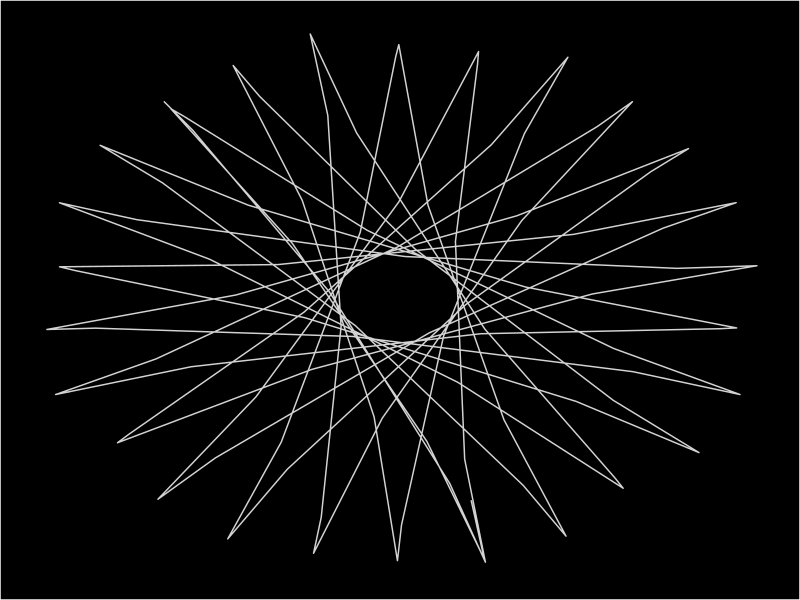
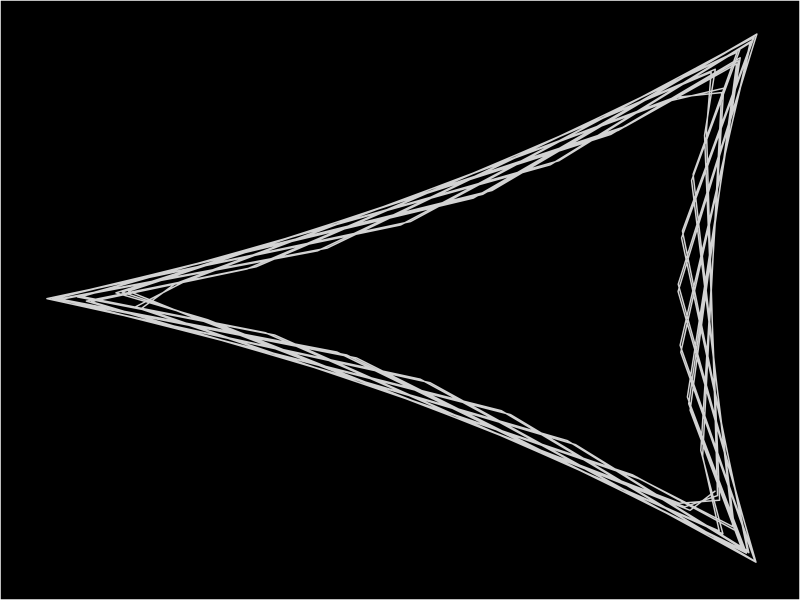
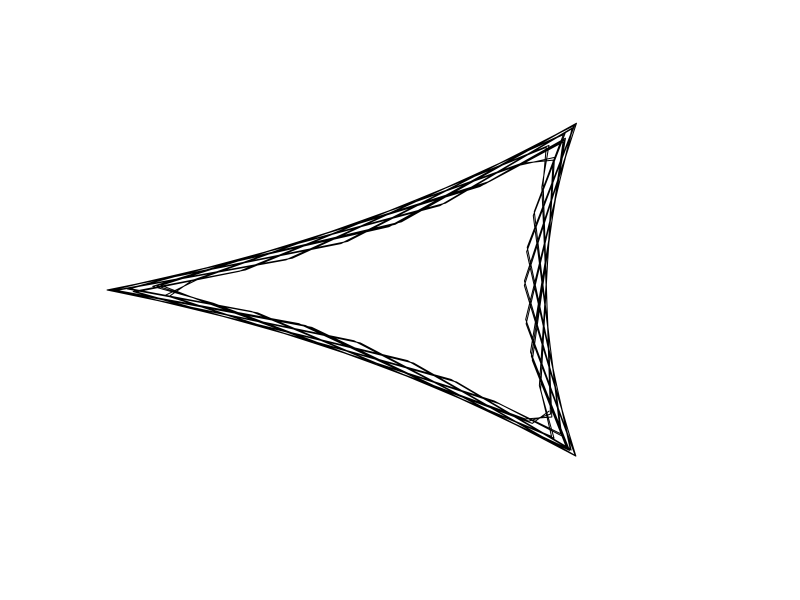
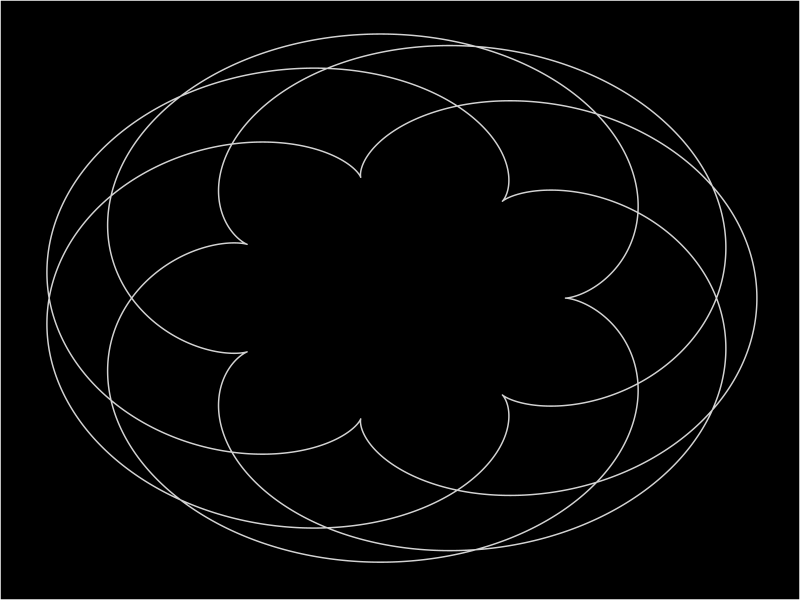
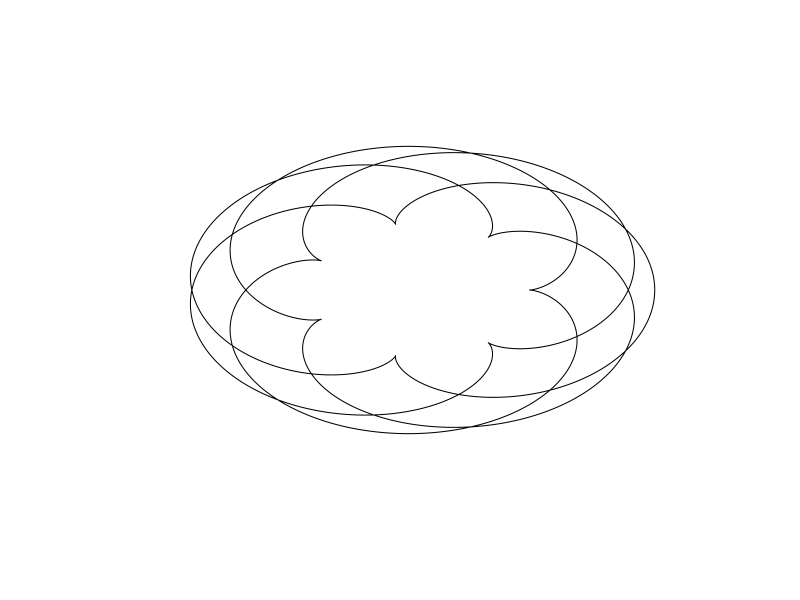
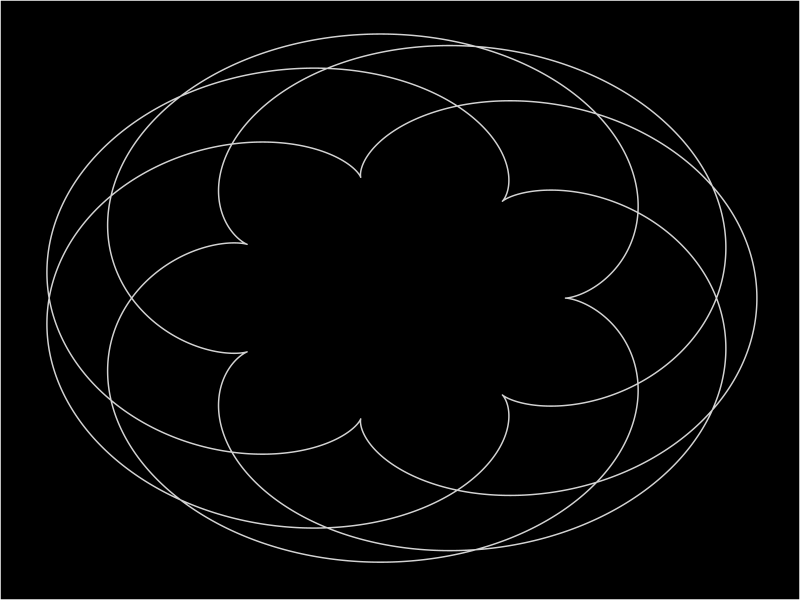
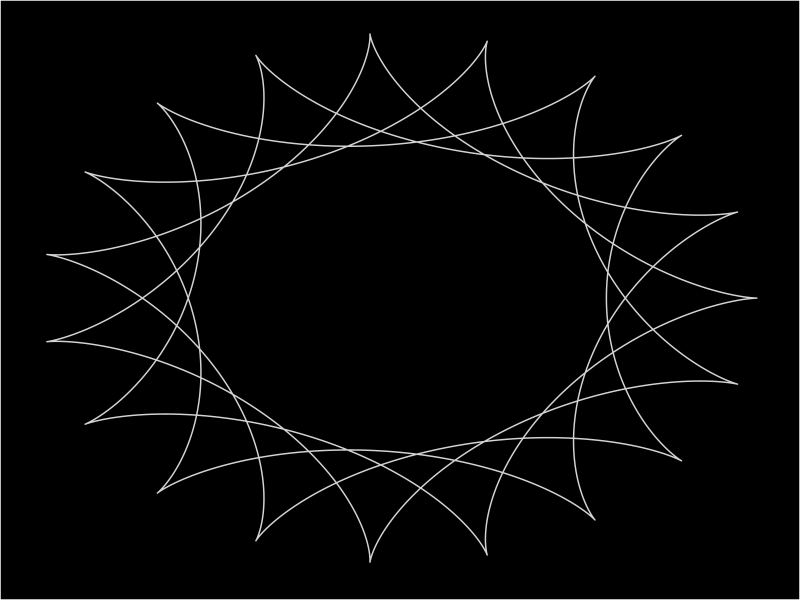
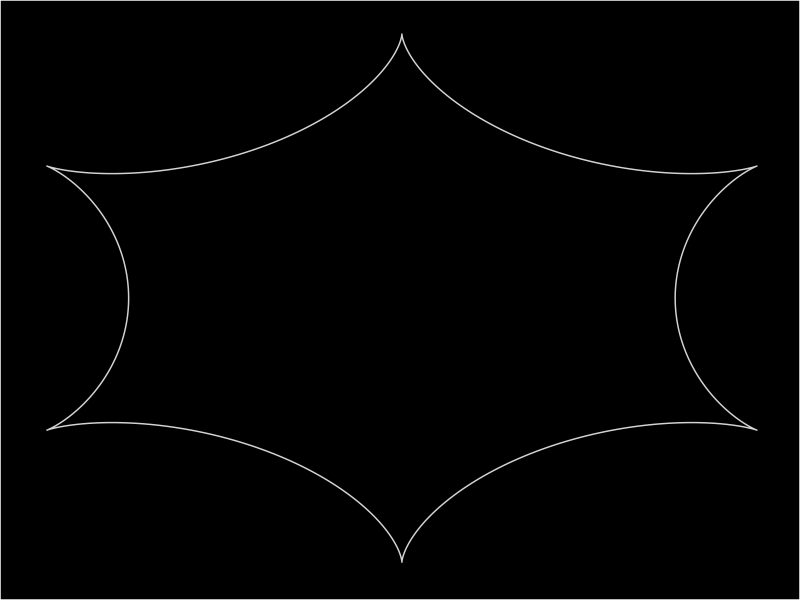

The R source for these figures, in order:
## https://cdr6934.medium.com/how-i-used-excel-to-create-abstract-album-artwork-fee740d4414f
library(tidyverse)
valX <- function(t,a,b){ ( (a-b) * cos(t) ) + b*cos(t* ((a/b)-1))}
valY <- function(t,a,b){ ( (a-b) * sin(t) ) + b*sin(t* ((a/b)-1))}

emptyCanvas <- function(pltLimit = 5 ){
  plot(0, 0,
       xlim=c(-pltLimit,pltLimit),
       ylim=c(-pltLimit,pltLimit),
       col = "transparent", xlab = "", ylab = "", axes=F)
}

drawSpirograph <- function(a=4,b=15,step=1){
  
  x = c()
  y = c()
  for (t in seq(1,100,step)){
    x <- c(x,valX(t,a,b))
    y <- c(y,valY(t,a,b))
  }
  out <- data.frame( cbind(x,y))
  
  spiro <- ggplot(out,aes(x=x,y=y)) +
    geom_path(color='lightgray') +
    theme(
      axis.ticks =   element_blank(),
      axis.text =    element_blank(),
      axis.title =   element_blank(),
      panel.grid.major = element_blank(),
      panel.grid.minor = element_blank(),
      plot.background=element_rect(fill = "black"),
      panel.background = element_rect(fill = 'black'))
  print(spiro)
  return(out)
}

#### 20210501
## logo 618 design studio 
drawSpirograph(4,15) 
### Also can be drawing with lines
tmp <- drawSpirograph(4,-4)
emptyCanvas(12)
lines(tmp)

#### 20210502
## New parameters for next post
### Also can be drawing with lines
newSpiro <- drawSpirograph(15,11,.01) 
emptyCanvas(20)
lines(newSpiro)


#### 20210503
### spirospirospiro
newSpiro <- drawSpirograph(15,11,.01) 
newSpiro2 <- drawSpirograph(11,15,.01)
newSpiro3 <- drawSpirograph(4,5,.01) 
emptyCanvas(20)
lines(newSpiro)
lines(newSpiro2)
lines(newSpiro3)

ggplot() +
  geom_path(newSpiro,mapping = aes(x,y),color='lightgray') +
  geom_path(newSpiro2,mapping = aes(x,y),color='lightgray') +
  geom_path(newSpiro3,mapping = aes(x,y),color='lightgray') +
    theme(
    axis.ticks =   element_blank(),
    axis.text =    element_blank(),
    axis.title =   element_blank(),
    panel.grid.major = element_blank(),
    panel.grid.minor = element_blank(),
    plot.background=element_rect(fill = "black"),
    panel.background = element_rect(fill = 'black'))



#### 20210503
### spirospirospiro
newSpiro <- drawSpirograph(1,2,.01) 
newSpiro2 <- drawSpirograph(2,3,.01) 
newSpiro3 <- drawSpirograph(2,1,.01)
newSpiro4 <- drawSpirograph(3,4,.01)  

emptyCanvas(20)
lines(newSpiro)
lines(newSpiro2)
lines(newSpiro3)
lines(newSpiro4)

ggplot() +
  geom_path(newSpiro,mapping = aes(x,y),color='lightgray') +
  geom_path(newSpiro2,mapping = aes(x,y),color='lightgray') +
  geom_path(newSpiro3,mapping = aes(x,y),color='lightgray') +
  geom_path(newSpiro4,mapping = aes(x,y),color='lightgray') +
  theme(
    axis.ticks =   element_blank(),
    axis.text =    element_blank(),
    axis.title =   element_blank(),
    panel.grid.major = element_blank(),
    panel.grid.minor = element_blank(),
    plot.background=element_rect(fill = "black"),
    panel.background = element_rect(fill = 'black'))
